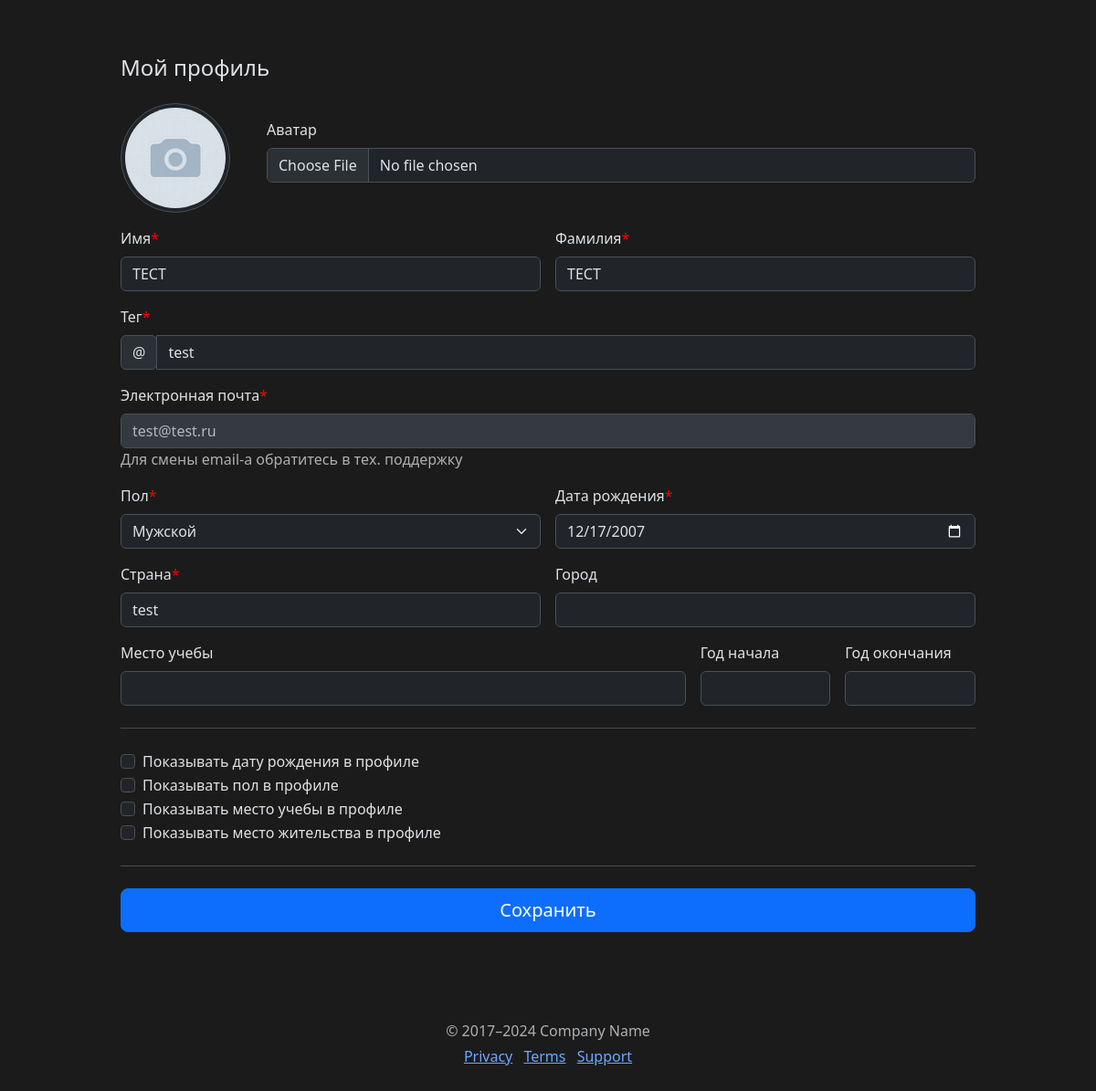
/edit_user (signed in), run on an earlier commit of the app's database.
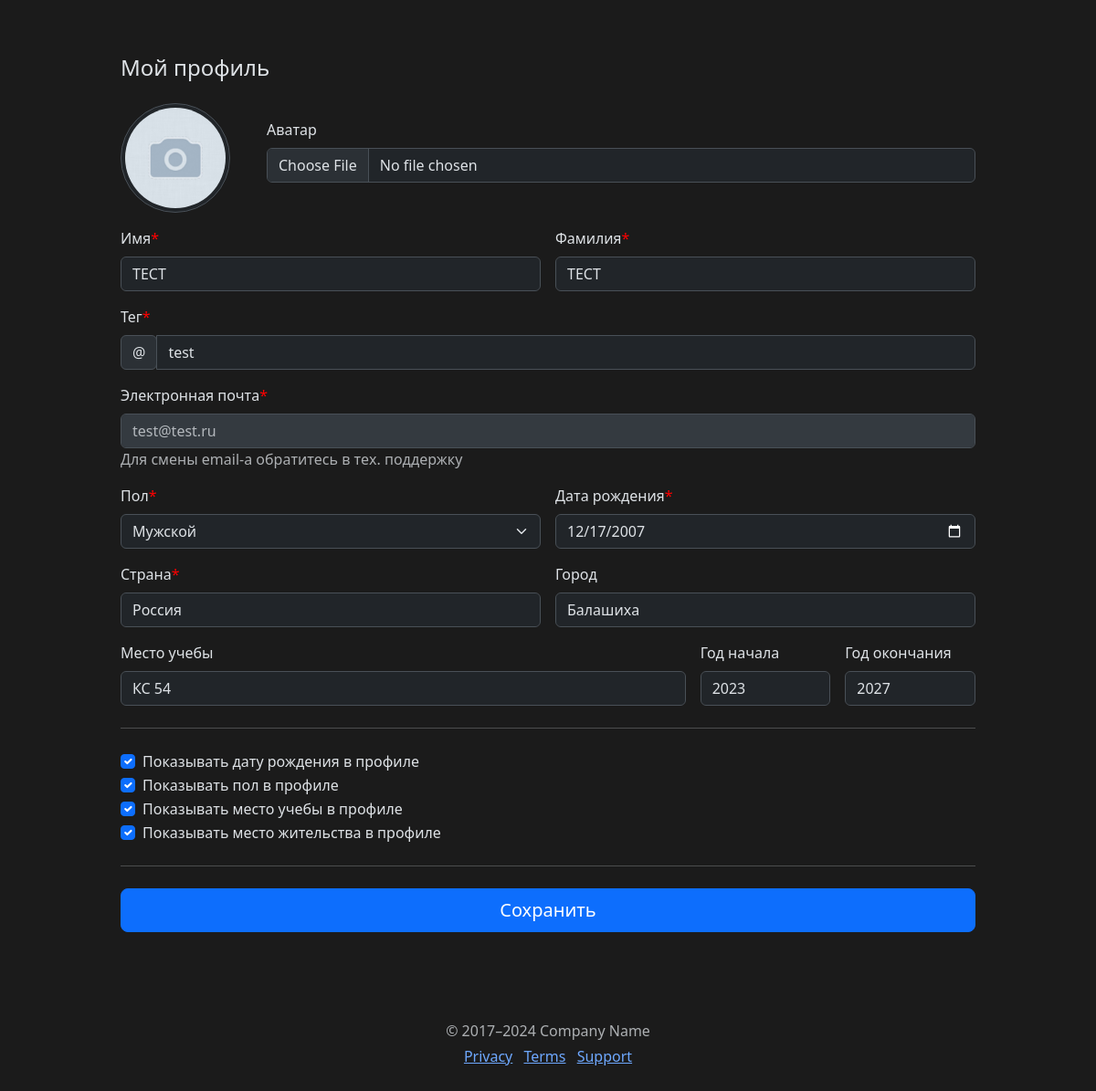
And on a later commit of the database.
### models.py (models this page shows)
class User(db.Model):
    id = db.Column(db.Integer, primary_key=True)
    tag = db.Column(db.String(80), unique=True, nullable=False)
    name = db.Column(db.String(80), nullable=True)
    second_name = db.Column(db.String(80), nullable=True)
    email = db.Column(db.String(120), unique=True, nullable=False)
    password = db.Column(db.String(80), nullable=False)
    status = db.Column(db.Integer, default=0)
    date_of_birthday = db.Column(db.Date, nullable=True)
    gender = db.Column(db.String(20), nullable=True)
    avatar_path = db.Column(db.String(120), nullable=True)
    county = db.Column(db.String(80), nullable=True)
    city = db.Column(db.String(80), nullable=True)
    education_place = db.Column(db.String(80), nullable=True)
    education_start = db.Column(db.String(80), nullable=True)
    education_end = db.Column(db.String(80), nullable=True)
    show_date_of_birthday = db.Column(db.String(5),  default='True')
    show_gender = db.Column(db.String(5), default='True')
    show_city = db.Column(db.String(5), default='True')
    show_education = db.Column(db.String(5), default='True')
    all_accept = db.Column(db.String(5))
    friends_count = db.Column(db.Integer, default=0)
    subscriptions_count = db.Column(db.Integer, default=0)

### app.py (the view)
@app.route('/edit_user', methods=["POST", "GET"])
def edit_user():
    if request.method == "POST":
        pass
    if request.method == "GET":
        user = User.query.filter_by(id=request.cookies.get('account')).first()
        if user:
            return render_template('edit_user.html', user=user)
        else:
            return 'Страница не найдена'

### templates/edit_user.html (shortened to what the changed rows need)
<!doctype html>
<html lang="en">
<head>
  <link href="https://cdn.jsdelivr.net/npm/bootstrap@5.3.3/dist/css/bootstrap.min.css" rel="stylesheet">
  <link rel="stylesheet" href="{{ url_for('static', filename='css/edit.css') }}">
</head>
<body class="" data-bs-theme="dark">
<div class="container">
  <main>
      <div class="col-md-7 col-lg-8">
        <form class="needs-validation">
          <div class="row g-3">
            <div class="col-sm-6">
              <label for="firstName" class="form-label">Имя<span style="color:red !important;" class="text-body-secondary">*</span></label>
              <input type="text" class="form-control" id="firstName" placeholder="" value="{% if user.name %}{{user.name}}{% endif %}" required="">
            </div>
            <div class="col-sm-6">
              <label for="lastName" class="form-label">Фамилия<span style="color:red !important;" class="text-body-secondary">*</span></label>
              <input type="text" class="form-control" id="lastName" placeholder="" value="{% if user.second_name %}{{user.second_name}}{% endif %}" required="">
            </div>
            <div class="col-12">
              <div style="border-radius:5px" class="input-group has-validation" id="tag2">
                <span  class="input-group-text">@</span>
                <input type="text" class="form-control" id="tag" value="{{ user.tag }}" required="">
              </div>
            </div>
            <div class="col-12">
              <label for="email" class="form-label">Электронная почта<span style="color:red !important;" class="text-body-secondary">*</span></label>
              <input type="email" class="form-control" id="email" placeholder="{{ user.email }}" disabled>
              <span class="text-body-secondary">Для смены email-а обратитесь в тех. поддержку</span>
            </div>
            <div class="col-sm-6">
              <label for="gender" class="form-label">Пол<span style="color:red !important;" class="text-body-secondary">*</span></label>
              <select class="form-select" id="gender">
                <option value="man" {% if user.gender == 'man' %}selected{% endif %}>Мужской</option>
            </select>
            </div>
            <div class="col-sm-6">
              <label for="birthday" class="form-label">Дата рождения<span style="color:red !important;" class="text-body-secondary">*</span></label>
              <input type="date" class="form-control" id="birthday" placeholder="" value="{{ user.date_of_birthday }}">
            </div>
            <div class="col-sm-6">
              <label for="country" class="form-label">Страна<span style="color:red !important;" class="text-body-secondary">*</span></label>
              <input type="text" class="form-control" id="country" placeholder="" value="{% if user.county %}{{user.county}}{% endif %}">
            </div>
            <div class="col-sm-6">
              <label for="city" class="form-label">Город</label>
              <input type="text" class="form-control" id="city" value="{% if user.city %}{{user.city}}{% endif %}">
            </div>
            <div class="col-8">
              <label for="education" class="form-label">Место учебы</label>
              <input type="text" class="form-control" id="education" value="{% if user.education_place %}{{user.education_place}}{% endif %}">
            </div>
            <div class="col-2">
              <label for="education" class="form-label">Год начала</label>
              <input type="text" class="form-control " id="education-year-start" value="{% if user.education_start %}{{user.education_start}}{% endif %}">
            </div>
            <div class="col-2">
              <label for="education" class="form-label">Год окончания</label>
              <input type="text" class="form-control " id="education-year-finish" value="{% if user.education_end %}{{user.education_end  }}{% endif %}">
            </div>
          </div>
          <div class="form-check">
            {% if user.show_date_of_birthday == '1' %}
            <input type="checkbox" class="form-check-input" id="agreement-birthday" checked>
            {% else %}
            <input type="checkbox" class="form-check-input" id="agreement-birthday">
            {% endif %}
            <label class="form-check-label" for="agreement-birthday">Показывать дату рождения в профиле</label>
          </div>
          <div class="form-check">
            {% if user.show_gender == '1' %}
            <input type="checkbox" class="form-check-input" id="agreement-gender" checked>
            {% else %}
            <input type="checkbox" class="form-check-input" id="agreement-gender">
            {% endif %}
            <label class="form-check-label" for="agreement-gender">Показывать пол в профиле</label>
          </div>
          <div class="form-check">
            {% if user.show_education == '1' %}
            <input type="checkbox" class="form-check-input" id="agreement-learn" checked>
            {% else %}
            <input type="checkbox" class="form-check-input" id="agreement-learn">
            {% endif %}
            <label class="form-check-label" for="agreement-learn">Показывать место учебы в профиле</label>
          </div>
          <div class="form-check">
            {% if user.show_city == '1' %}
            <input type="checkbox" class="form-check-input" id="agreement-city" checked>
            {% else %}
            <input type="checkbox" class="form-check-input" id="agreement-city">
            {% endif %}
            <label class="form-check-label" for="agreement-city">Показывать место жительства в профиле</label>
          </div>
        </form>
      </div>
  </main>
</div>
</body>
</html>

What changed in the data, as far as the page shows it:
changed User "ТЕСТ": county "test" → "Россия"; city (not shown) → "Балашиха"; education_place (not shown) → "КС 54"; education_start (not shown) → "2023"; education_end (not shown) → "2027"
Also different on the page:
form field value: (not shown) → "☑"
form field value: "☐" → (not shown)
